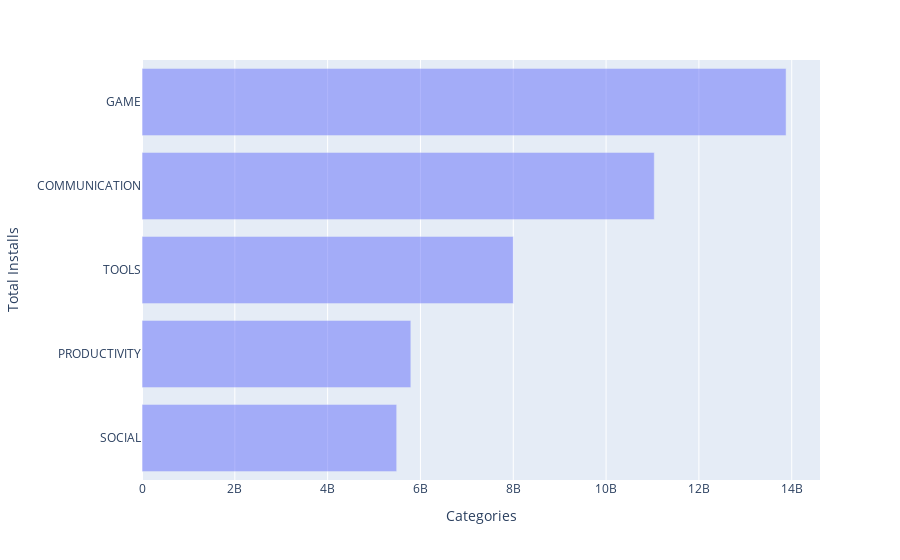

Notebook source saved alongside this figure:
### Markdown cell above
# Conclusion
Let's look at top 5 for each visualization

### Code cell
sorted_df = categories.sort_values('Total_Installs')

fig = px.bar(sorted_df[-5:], x = 'Total_Installs', y='Category', barmode='overlay')
fig.update_xaxes(title_text = 'Categories')
fig.update_yaxes(title_text = 'Total Installs')

fig.show()

### Figure 1 — Plotly figure (JSON) as saved in the notebook; plotly's stock layout.template omitted (floating-point values rounded to 4 significant figures)
{"data": [{"alignmentgroup": "True", "hovertemplate": "Total_Installs=%{x}<br>Category=%{y}<extra></extra>", "legendgroup": "", "marker": {"color": "#636efa", "opacity": 0.5, "pattern": {"shape": ""}}, "name": "", "offsetgroup": "", "orientation": "h", "showlegend": false, "textposition": "auto", "type": "bar", "x": [5487867902, 5793091369, 8001771915, 11038276251, 13878924415], "xaxis": "x", "y": ["SOCIAL", "PRODUCTIVITY", "TOOLS", "COMMUNICATION", "GAME"], "yaxis": "y"}], "layout": {"barmode": "overlay", "legend": {"tracegroupgap": 0}, "margin": {"t": 60}, "xaxis": {"anchor": "y", "domain": [0, 1], "title": {"text": "Categories"}}, "yaxis": {"anchor": "x", "domain": [0, 1], "title": {"text": "Total Installs"}}}}
